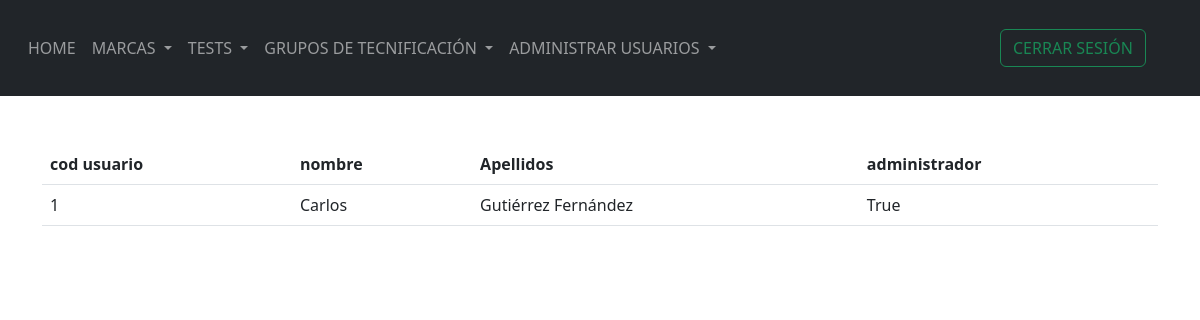
The page /view_all (signed in) on the database as committed earlier.
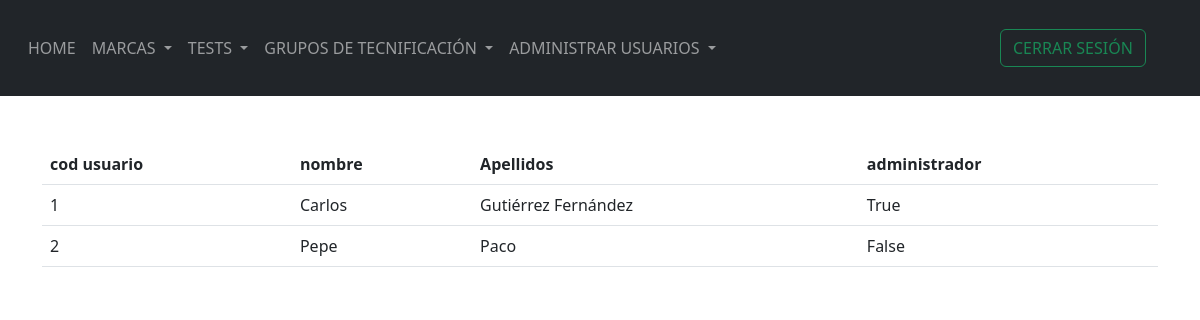
The same page on the database as committed later.
### webside/models/User.py (models this page shows)
class User_register(db.Model, UserMixin):
    id = db.Column(db.Integer, primary_key=True)
    password = db.Column(db.String(150))
    name = db.Column(db.String(150))
    surname = db.Column(db.String(150))
    admin = db.Column(db.Boolean)
    marcas = db.relationship('Marca')
    test = db.relationship('test')
    group = db.relationship('Technification')

### webside/views.py (the view)
@views.route('/view_all')
@login_required
def view_all():
    all_user = User_register.query.all()
    return render_template("view_all.html",  User_register=current_user , all_user=all_user )

### webside/__init__.py (called while the page is built)
def create_app():
    app = Flask(__name__)
    app.config['SECRET_KEY'] = 'MdLr37P.'
    app.config['SQLALCHEMY_DATABASE_URI'] = f'sqlite:///{DB_NAME}'
    app.config['PERMANENT_SESSION_LIFETIME'] =  timedelta(minutes=5)
    db.init_app(app)
    from .views import  views
    app.register_blueprint(views, url_prefix= '/')
    create_database(app)
    from .models.User import User_register
    login_manager = LoginManager()
    login_manager.login_view = 'views.home'
    login_manager.init_app(app)
    @login_manager.user_loader
    def load_user(id):
        return User_register.query.get(int(id))
    return app

### webside/templates/view_all.html (shortened to what this page needs)
{% extends "base.html" %}{% block title %} VIEW ALL {% endblock %} {% block content%}
<!DOCTYPE html>
<html>
<body>
        <br><br>
        <table class="table " >
          <thead class="thead-light">
            <tr>
              <th>cod usuario</th>
              <th>nombre</th>
              <th>Apellidos</th>
              <th>administrador</th>
            </tr>
          </thead>
          <tbody>
            {% for x in all_user  %}
            <tr>
                <td>{{x.id}} </td>
                <td>{{x.name}}</td>
                <td>{{x.surname}}</td>
                <td>{{x.admin}}</td>
            </tr>
            {% endfor %}
            </tbody>
          </table>
</body>
</html>
{% endblock %}

Rows that differ between the two databases and show on the page:
added User_register: id "2", name "Pepe", surname "Paco", admin "False"
